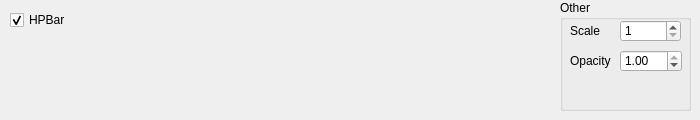
   <widget class="QWidget" name="tab_10">
    <attribute name="title">
     <string>HPBar</string>
    </attribute>
    <widget class="QCheckBox" name="hpbar">
     <property name="geometry">
      <rect>
       <x>10</x>
       <y>10</y>
       <width>61</width>
       <height>20</height>
      </rect>
     </property>
     <property name="text">
      <string>HPBar</string>
     </property>
     <property name="checked">
      <bool>true</bool>
     </property>
    </widget>
    <widget class="QGroupBox" name="groupBox_4">
     <property name="geometry">
      <rect>
       <x>560</x>
       <y>0</y>
       <width>131</width>
       <height>111</height>
      </rect>
     </property>
     <property name="title">
      <string>Other</string>
     </property>
     <widget class="QLabel" name="label_41">
      <property name="geometry">
       <rect>
        <x>10</x>
        <y>50</y>
        <width>49</width>
        <height>21</height>
       </rect>
      </property>
      <property name="text">
       <string>Opacity</string>
      </property>
     </widget>
     <widget class="QLabel" name="label_40">
      <property name="geometry">
       <rect>
        <x>10</x>
        <y>20</y>
        <width>31</width>
        <height>21</height>
       </rect>
      </property>
      <property name="text">
       <string>Scale</string>
      </property>
     </widget>
     <widget class="QDoubleSpinBox" name="hpbaropacity">
      <property name="geometry">
       <rect>
        <x>60</x>
        <y>50</y>
        <width>62</width>
        <height>22</height>
       </rect>
      </property>
      <property name="maximum">
       <double>1.000000000000000</double>
      </property>
      <property name="singleStep">
       <double>0.100000000000000</double>
      </property>
      <property name="value">
       <double>1.000000000000000</double>
      </property>
     </widget>
     <widget class="QSpinBox" name="hpbarscale">
      <property name="geometry">
       <rect>
        <x>60</x>
        <y>20</y>
        <width>61</width>
        <height>22</height>
       </rect>
      </property>
      <property name="minimum">
       <number>1</number>
      </property>
      <property name="maximum">
       <number>5</number>
      </property>
     </widget>
    </widget>
   </widget>
